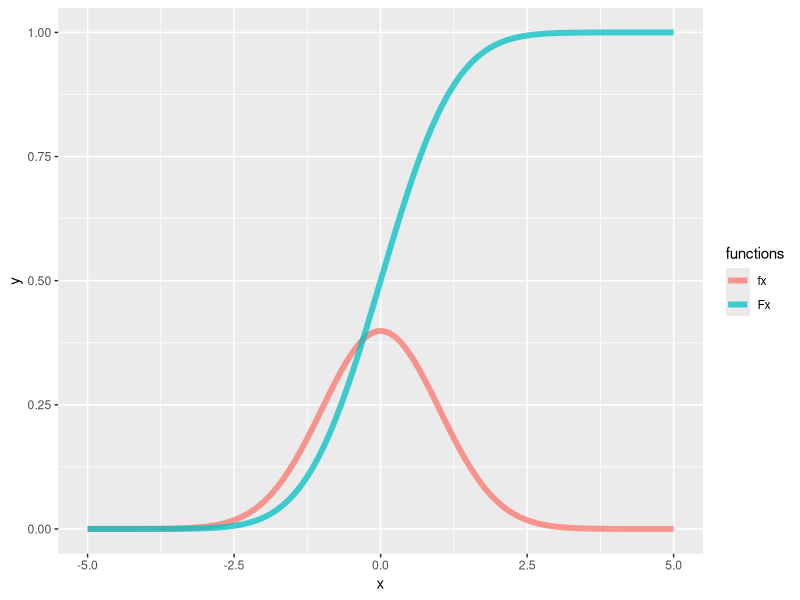
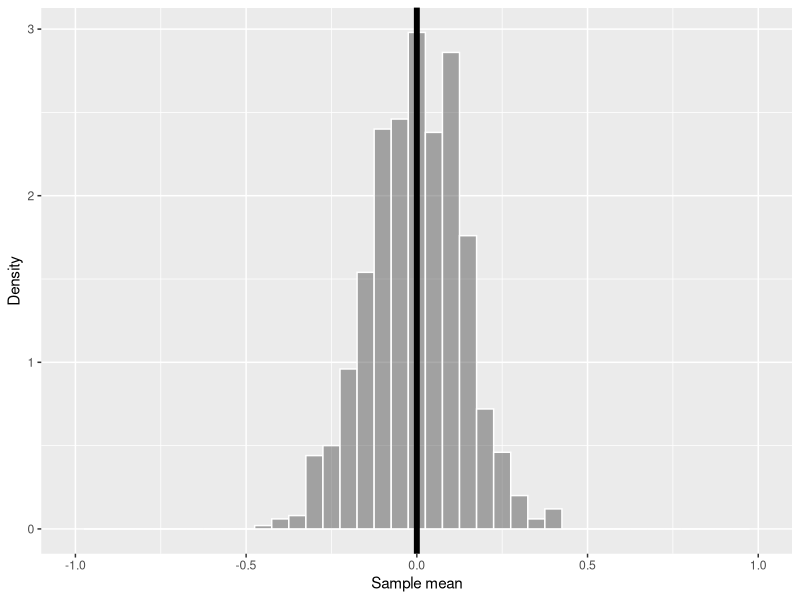

R code for these plots, in order:
## ---- chunk 1
#| label: Init R environment

# このノートで使用するライブラリです

library("tidyr")
library("ggplot2")

set.seed(777)
rm(list=ls())
## ---- chunk 2
#| label: fig-3
#| fig-cap: "確率密度関数と分布関数の例"
#| fig-width: 8
#| fig-height: 3

x <- seq(-5, 5, length=100)
f_x <- dnorm(x)
F_x <- pnorm(x)

data = data.frame(list(x = x, fx = f_x, Fx = F_x)) |>
    as_tibble() |>
    pivot_longer(cols = c(fx, Fx), names_to = "functions")

g <- ggplot(data = data, mapping = aes(x = x, y = value, colour = functions)) +
    geom_line(linewidth = 2, alpha = 0.75) +
    labs(x = "x", y = "y")
plot(g)
## ---- chunk 3
#| label: fig-5
#| fig-cap: "真の確率分布(標準正規分布)の母平均=0: 黒線、および標本平均: ヒストグラムの関係性。標本平均は母平均付近には局在しているが、全て黒線と一致しない。"
#| fig-width: 8
#| fig-height: 3

n <- 50
iter <- 1000

sample <- matrix(rnorm(n * iter), nrow=iter)
data = data.frame(sample=rowMeans(sample)) |>
    as_tibble()

g <- ggplot(data = data, mapping = aes(x = sample)) +
    geom_histogram(
        aes(y=..density..), binwidth = 0.05, color="white", alpha=0.5
    ) +
    geom_vline(xintercept=0, size=2) +
    scale_x_continuous(limits = c(-1, 1)) +
    labs(x = "Sample mean", y = "Density")

plot(g)
